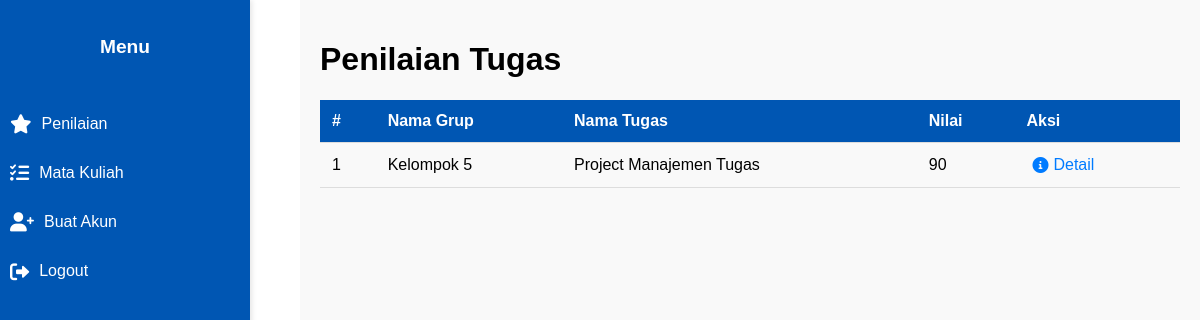
The app's page /penilaian.php (signed in) with its own data.
### tables this page shows
CREATE TABLE `tasks` (
  `task_id` int(11) NOT NULL,
  `group_id` int(11) NOT NULL,
  `nama` varchar(255) DEFAULT NULL,
  `mata_kuliah` int(11) DEFAULT NULL,
  `deskripsi` text DEFAULT NULL,
  `tanggal_jatuh_tempo` date DEFAULT NULL,
  `nilai` int(11) DEFAULT NULL,
  `komentar` text DEFAULT NULL,
  `status` enum('sedang proses','selesai','dimulai') DEFAULT 'dimulai',
  `file_path` varchar(255) DEFAULT NULL
);

CREATE TABLE `groups` (
  `group_id` int(11) NOT NULL,
  `nama` varchar(100) NOT NULL,
  `deskripsi` text DEFAULT NULL,
  `tanggal_pembuatan` timestamp NOT NULL DEFAULT current_timestamp()
);

### penilaian.php (the view, shortened to what this page needs)
<?php
require 'db.php';
$stmt = $pdo->prepare("
    SELECT t.task_id, t.nama AS task_nama, t.deskripsi, t.tanggal_jatuh_tempo, g.nama AS group_nama, g.group_id,
           p.nilai, p.komentar, gm.description, gm.image_path,
           GROUP_CONCAT(u.nama SEPARATOR ', ') AS anggota_grup,
           GROUP_CONCAT(gm.image_path SEPARATOR ', ') AS group_images
    FROM Tasks t
    INNER JOIN Groups g ON t.group_id = g.group_id
    LEFT JOIN Penilaian p ON t.task_id = p.task_id
    INNER JOIN group_members gm ON gm.group_id = g.group_id
    INNER JOIN users u ON u.user_id = gm.user_id
    WHERE t.status = 'selesai'
    GROUP BY t.task_id, g.group_id
");
$stmt->execute();
$tasks = $stmt->fetchAll(PDO::FETCH_ASSOC);
?>
<!DOCTYPE html>
<html lang="en">
<head>
    <link rel="stylesheet" href="assets/styles.css">
    <link href="https://cdnjs.cloudflare.com/ajax/libs/font-awesome/6.0.0-beta3/css/all.min.css" rel="stylesheet">
</head>
<body>
    <div class="sidebar">
        <h2>Menu</h2>
        <ul>
            <li><a href="penilaian.php"><i class="fas fa-star"></i><span>Penilaian</span></a></li>
            <li><a href="mata_kuliah.php"><i class="fas fa-tasks"></i><span>Mata Kuliah</span></a></li>
            <li><a href="register.php"><i class="fas fa-user-plus"></i><span>Buat Akun</span></a></li>
            <li><a href="#" id="logoutBtn"><i class="fas fa-sign-out-alt"></i><span>Logout</span></a></li>
        </ul>
    </div>
    <div class="main-content">
        <h1>Penilaian Tugas</h1>
        <?php if (count($tasks) > 0): ?>
            <table class="projects-table">
                <thead>
                    <tr>
                        <th>#</th>
                        <th>Nama Grup</th>
                        <th>Nama Tugas</th>
                        <th>Nilai</th>
                        <th>Aksi</th>
                    </tr>
                </thead>
                <tbody>
                    <?php foreach ($tasks as $index => $task): ?>
                        <tr>
                            <td><?php echo $index + 1; ?></td>
                            <td><?php echo htmlspecialchars($task['group_nama']); ?></td>
                            <td><?php echo htmlspecialchars($task['task_nama']); ?></td>
                            <td>
                                <?php echo $task['nilai'] !== null ? htmlspecialchars($task['nilai']) : 'Belum dinilai'; ?>
                            </td>
                            <td>
                                <button class="btn-detail" onclick="showDetail(<?php echo htmlspecialchars(json_encode($task)); ?>)">
                                    <i class="fas fa-info-circle"></i>Detail
                                </button>
                            </td>
                        </tr>
                    <?php endforeach; ?>
                </tbody>
            </table>
        <?php else: ?>
            <p>Tidak ada tugas yang bisa dinilai.</p>
        <?php endif; ?>
    </div>
</body>
</html>

### assets/styles.css (style rules this page uses)
body { margin: 0; font-family: Arial, sans-serif; }
.sidebar { width: 250px; position: fixed; height: 100vh; top: 0; left: 0; background-color: #0056b3; color: white; display: flex; flex-direction: column; align-items: center; padding-top: 20px; box-shadow: 2px 0 5px rgba(0, 0, 0, 0.1); }
.sidebar h2 { font-size: 1.2rem; margin-bottom: 20px; text-align: center; }
.sidebar ul { list-style: none; padding: 0; width: 100%; }
.sidebar ul li { margin: 10px 0; text-align: center; }
.sidebar ul li a i { margin-right: 10px; font-size: 1.2rem; }
.sidebar ul li a { display: flex; align-items: center; padding: 10px; color: white; text-decoration: none; }
.main-content { margin-left: 300px; padding: 20px; background-color: #f9f9f9; min-height: 100vh; }
.projects-table { width: 100%; border-collapse: collapse; margin: 20px 0; }
.projects-table th, .projects-table td { text-align: left; padding: 12px; border-bottom: 1px solid #ddd; }
.projects-table th { background-color: #0056b3; color: white; }

### penilaian.php (style rules this page uses)
.btn-detail { background: none; border: none; color: #007BFF; cursor: pointer; font-size: 16px; display: flex; align-items: center; }
.btn-detail i { margin-right: 5px; }

### records on screen
tasks: group.nama "Kelompok 5", nama "Project Manajemen Tugas", nilai "90"
